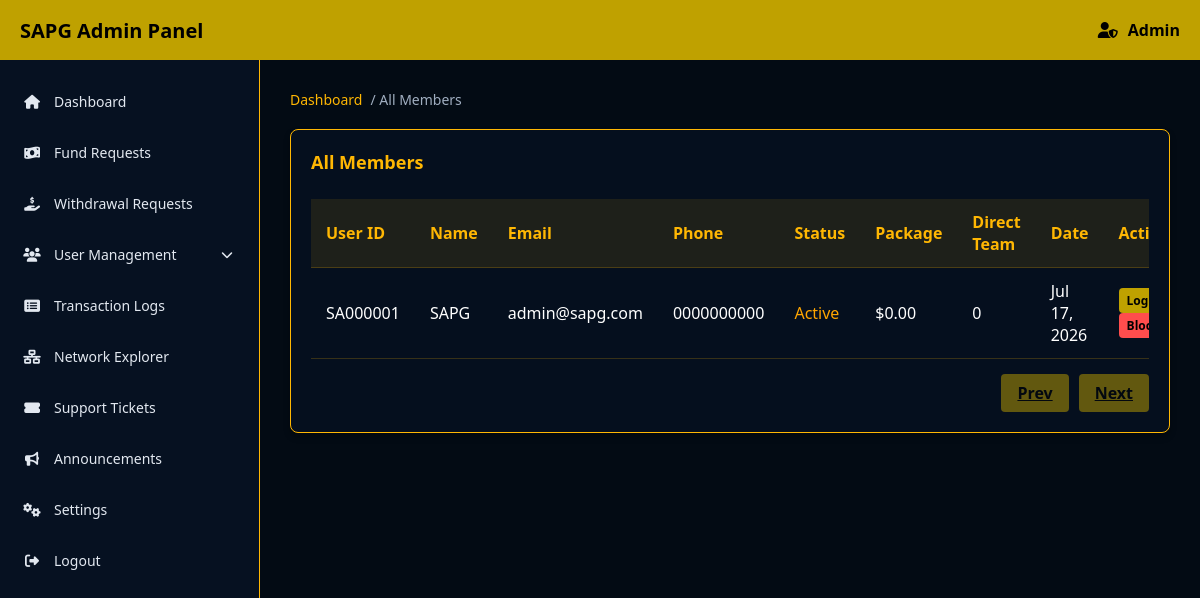
Page /AdminPanel/allMembers.php (signed in) on the committed database.
### tables this page shows
CREATE TABLE `users` (
    `id` INT AUTO_INCREMENT PRIMARY KEY,
    `user_id` VARCHAR(8) NOT NULL UNIQUE COMMENT 'Alphanumeric ID: SA followed by 6 digits',
    `sponsor_id` VARCHAR(8) DEFAULT NULL COMMENT 'References parent user_id in sponsor tree',
    `name` VARCHAR(100) NOT NULL,
    `email` VARCHAR(255) NOT NULL,
    `phone` VARCHAR(20) NOT NULL,
    `password` VARCHAR(255) NOT NULL COMMENT 'Bcrypt hashed',
    `status` ENUM('Active', 'Inactive', 'Blocked') DEFAULT 'Inactive' COMMENT 'Inactive = registered but no package',
    `created_at` TIMESTAMP DEFAULT CURRENT_TIMESTAMP,
    `updated_at` TIMESTAMP DEFAULT CURRENT_TIMESTAMP ON UPDATE CURRENT_TIMESTAMP,
    INDEX `idx_sponsor` (`sponsor_id`),
    INDEX `idx_status` (`status`),
    INDEX `idx_email` (`email`)
);

CREATE TABLE `user_financial_summary` (
    `user_id` VARCHAR(8) PRIMARY KEY,
     
    `my_package` DECIMAL(10,2) DEFAULT 0.00 COMMENT 'Highest active package amount',
    `direct_team_count` INT DEFAULT 0 COMMENT 'Number of direct referrals',
    `total_active_team_count` INT DEFAULT 0 COMMENT 'All downlines with at least $11 package',
    `total_inactive_team_count` INT DEFAULT 0 COMMENT 'All downlines with no package',
    `strong_leg_count` INT DEFAULT 0 COMMENT 'Size of largest single leg',
    `other_legs_count` INT DEFAULT 0 COMMENT 'Sum of all other legs',
     
    `main_deposit_balance` DECIMAL(15,2) DEFAULT 0.00,
     
    `earnings_11_wallet` DECIMAL(15,2) DEFAULT 0.00,
    `earnings_30_wallet` DECIMAL(15,2) DEFAULT 0.00,
    `earnings_60_wallet` DECIMAL(15,2) DEFAULT 0.00,
    `earnings_120_wallet` DECIMAL(15,2) DEFAULT 0.00,
    `earnings_240_wallet` DECIMAL(15,2) DEFAULT 0.00,
    `earnings_480_wallet` DECIMAL(15,2) DEFAULT 0.00,
     
    `booster_10_wallet` DECIMAL(15,2) DEFAULT 0.00,
    `booster_20_wallet` DECIMAL(15,2) DEFAULT 0.00,
    `booster_40_wallet` DECIMAL(15,2) DEFAULT 0.00,
    `booster_80_wallet` DECIMAL(15,2) DEFAULT 0.00,
    `booster_160_wallet` DECIMAL(15,2) DEFAULT 0.00,
    `booster_320_wallet` DECIMAL(15,2) DEFAULT 0.00,
     
    `total_direct_referral_income` DECIMAL(15,2) DEFAULT 0.00,
    `total_team_level_income` DECIMAL(15,2) DEFAULT 0.00,
    `total_global_autopool_income` DECIMAL(15,2) DEFAULT 0.00,
    `total_booster_income` DECIMAL(15,2) DEFAULT 0.00,
    `total_reward_income` DECIMAL(15,2) DEFAULT 0.00,
    `total_withdrawal_amount` DECIMAL(15,2) DEFAULT 0.00,
    `net_income` DECIMAL(15,2) DEFAULT 0.00 COMMENT 'Total earned minus total withdrawn',
    `updated_at` TIMESTAMP DEFAULT CURRENT_TIMESTAMP ON UPDATE CURRENT_TIMESTAMP,
    FOREIGN KEY (`user_id`) REFERENCES `users`(`user_id`) ON DELETE CASCADE
);

### AdminPanel/allMembers.php (the view, shortened to what this page needs)
<?php
require_once '../libs/db.php';
$page = isset($_GET['page']) ? (int)$_GET['page'] : 1;
$limit = 20;
$offset = ($page - 1) * $limit;
$stmt = $pdo->query("SELECT COUNT(*) FROM users");
$total_rows = $stmt->fetchColumn();
$total_pages = ceil($total_rows / $limit);
$stmt = $pdo->prepare("SELECT u.*, f.my_package, f.direct_team_count FROM users u LEFT JOIN user_financial_summary f ON u.user_id = f.user_id ORDER BY u.created_at DESC LIMIT ? OFFSET ?");
$stmt->execute([$limit, $offset]);
$members = $stmt->fetchAll(PDO::FETCH_ASSOC);
require_once 'includes/header.php';
?>
<div class="breadcrumb">
    <a href="index.php">Dashboard</a> / All Members
</div>
<div class="card">
    <h3 class="card-title">All Members</h3>
    <div class="table-responsive">
        <table>
            <thead>
                <tr>
                    <th>User ID</th>
                    <th>Name</th>
                    <th>Email</th>
                    <th>Phone</th>
                    <th>Status</th>
                    <th>Package</th>
                    <th>Direct Team</th>
                    <th>Date</th>
                    <th>Actions</th>
                </tr>
            </thead>
            <tbody>
                <?php if (empty($members)): ?>
                <tr>
                    <td colspan="9" style="text-align: center;">No data found</td>
                </tr>
                <?php else: ?>
                    <?php foreach ($members as $m): ?>
                    <tr>
                        <td><?php echo htmlspecialchars($m['user_id']); ?></td>
                        <td><?php echo htmlspecialchars($m['name']); ?></td>
                        <td><?php echo htmlspecialchars($m['email']); ?></td>
                        <td><?php echo htmlspecialchars($m['phone']); ?></td>
                        <td>
                            <?php
                            $color = $m['status'] === 'active' ? '#2ecc71' : ($m['status'] === 'blocked' ? '#ff4d4d' : 'orange');
                            echo "<span style='color: {$color}'>" . ucfirst($m['status']) . "</span>";
                            ?>
                        </td>
                        <td>$<?php echo number_format($m['my_package'] ?? 0, 2); ?></td>
                        <td><?php echo number_format($m['direct_team_count'] ?? 0); ?></td>
                        <td><?php echo date('M d, Y', strtotime($m['created_at'])); ?></td>
                        <td>
                            <button class="btn btn-gold" style="padding: 4px 8px; font-size: 12px;" onclick="impersonate('<?php echo $m['user_id']; ?>')">Login</button>
                            <?php if ($m['status'] !== 'blocked'): ?>
                                <button class="btn btn-gold" style="padding: 4px 8px; font-size: 12px; background: #ff4d4d;" onclick="blockUser('<?php echo $m['user_id']; ?>')">Block</button>
                            <?php else: ?>
                                <button class="btn btn-gold" style="padding: 4px 8px; font-size: 12px; background: #2ecc71;" onclick="unblockUser('<?php echo $m['user_id']; ?>')">Unblock</button>
                            <?php endif; ?>
                        </td>
                    </tr>
                    <?php endforeach; ?>
                <?php endif; ?>
            </tbody>
        </table>
    </div>
    <div class="pagination" style="margin-top:15px; display:flex; gap:10px; justify-content:flex-end;">
        <a href="?page=<?php echo max(1, $page - 1); ?>" class="btn btn-gold" <?php if($page <= 1) echo 'style="pointer-events: none; opacity: 0.5;"'; ?>>Prev</a>
        <a href="?page=<?php echo min($total_pages, $page + 1); ?>" class="btn btn-gold" <?php if($page >= $total_pages) echo 'style="pointer-events: none; opacity: 0.5;"'; ?>>Next</a>
    </div>
</div>
<?php require_once 'includes/footer.php'; ?>

### AdminPanel/includes/header.php (style rules this page uses)
* { margin: 0; padding: 0; box-sizing: border-box; font-family: 'Segoe UI', Tahoma, Geneva, Verdana, sans-serif; }
body { background-color: #030b14; color: #fff; display: flex; flex-direction: column; height: 100vh; overflow: hidden; }
.card { background: rgba(6, 17, 33, 0.8); border: 1px solid #ffb703; border-radius: 8px; padding: 20px; margin-bottom: 20px; box-shadow: 0 4px 6px rgba(0,0,0,0.3); }
.card-title { color: #ffb703; margin-bottom: 15px; font-size: 18px; }
.table-responsive { overflow-x: auto; }
table { width: 100%; border-collapse: collapse; margin-top: 10px; }
th, td { padding: 12px 15px; text-align: left; border-bottom: 1px solid rgba(255, 183, 3, 0.2); }
th { background: rgba(255, 183, 3, 0.1); color: #ffb703; font-weight: bold; }
.btn { padding: 8px 16px; border: none; border-radius: 4px; cursor: pointer; font-weight: bold; color: #000; }
.btn-gold { background: #bfa100; }
.breadcrumb { display: flex; gap: 8px; margin-bottom: 20px; color: #a0aec0; font-size: 14px; }
.breadcrumb a { color: #ffb703; text-decoration: none; }

### rows in the picture
users: user "SA000001", name "SAPG", email "admin@sapg.com", phone "0000000000", status "Active", user.my_package "0.00", user.direct_team_count "0", created_at "Jul 17, 2026"
